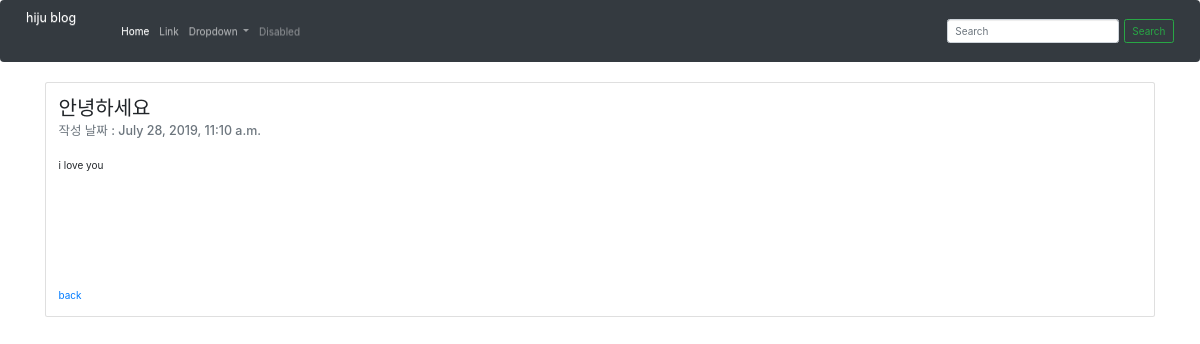
The page /blog/1 on the database its author committed.
### blog/models.py (models this page shows, shortened)
class Blog(models.Model):
    title = models.CharField(max_length=200)
    pub_date = models.DateTimeField('date published')
    body = models.TextField()

### blog/views.py (the view)
# urls.py: path('blog/<int:blog_id>', blog.views.detail, name="detail"),
def detail(request, blog_id):
    blog_detail = get_object_or_404(Blog, pk=blog_id)
    return render(request, 'detail.html', {'blog':blog_detail})

### blog/templates/detail.html (shortened to what this page needs)
<head>
    <link rel="stylesheet" href="https://maxcdn.bootstrapcdn.com/bootstrap/3.3.2/css/bootstrap.min.css">
    <link rel="stylesheet" href="https://stackpath.bootstrapcdn.com/bootstrap/4.3.1/css/bootstrap.min.css">
    <link rel="stylesheet" href="https://maxcdn.bootstrapcdn.com/bootstrap/3.3.2/css/bootstrap-theme.min.css">
</head>
<body>
    <nav class="navbar navbar-expand-lg navbar navbar-dark bg-dark">
        <a class="navbar-brand" href="{%url 'home' %}">hiju blog</a>
        <div class="collapse navbar-collapse" id="navbarSupportedContent">
          <ul class="navbar-nav mr-auto">
            <li class="nav-item active">
              <a class="nav-link" href="{% url 'home' %}">Home <span class="sr-only">(current)</span></a>
            </li>
            <li class="nav-item">
              <a class="nav-link" href="#">Link</a>
            </li>
            <li class="nav-item dropdown">
              <a class="nav-link dropdown-toggle" href="#" id="navbarDropdown" role="button" data-toggle="dropdown" aria-haspopup="true" aria-expanded="false">
                Dropdown
              </a>
            </li>
            <li class="nav-item">
              <a class="nav-link disabled" href="#" tabindex="-1" aria-disabled="true">Disabled</a>
            </li>
          </ul>
          <form class="form-inline my-2 my-lg-0">
            <input class="form-control mr-sm-2" type="search" placeholder="Search" aria-label="Search">
            <button class="btn btn-outline-success my-2 my-sm-0" type="submit">Search</button>
          </form>
        </div>
      </nav>
<div class="container">
      <div class="card" >
            <div class="card-body">
              <h2 class="card-title">{{blog.title}}</h2>
              <h5 class="card-subtitle mb-2 text-muted">작성 날짜 : {{blog.pub_date}}</h3>
              <br>
              <p class="card-text"> {{blog.body}}</p>
              <br><br><br><br><br><br><br>
              <a href="{%url 'home' %}" class="card-link">back</a>
            </div>
          </div>
        </div>
</body>

### rows shown on the page
Blog: title "안녕하세요", pub_date "July 28, 2019, 11:10 a.m.", body "i love you"
